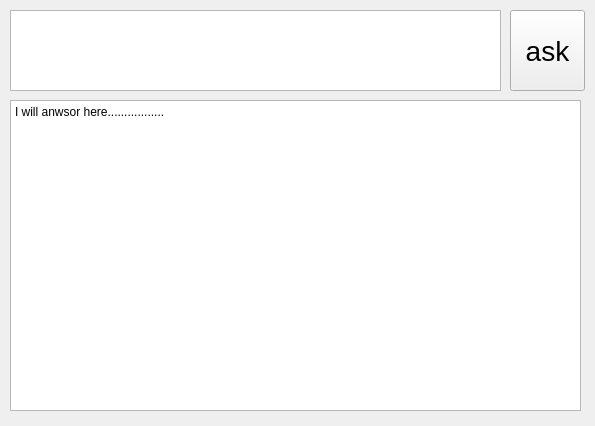
<?xml version="1.0" encoding="UTF-8"?>
<ui version="4.0">
 <class>MainWindow</class>
 <widget class="QMainWindow" name="MainWindow">
  <property name="geometry">
   <rect>
    <x>0</x>
    <y>0</y>
    <width>595</width>
    <height>426</height>
   </rect>
  </property>
  <property name="windowTitle">
   <string>MainWindow</string>
  </property>
  <widget class="QWidget" name="centralWidget">
   <widget class="QPushButton" name="pushButton">
    <property name="geometry">
     <rect>
      <x>510</x>
      <y>10</y>
      <width>75</width>
      <height>81</height>
     </rect>
    </property>
    <property name="font">
     <font>
      <pointsize>21</pointsize>
      <weight>50</weight>
      <bold>false</bold>
     </font>
    </property>
    <property name="text">
     <string>ask</string>
    </property>
   </widget>
   <widget class="QTextBrowser" name="textBrowser">
    <property name="geometry">
     <rect>
      <x>10</x>
      <y>10</y>
      <width>491</width>
      <height>81</height>
     </rect>
    </property>
    <property name="readOnly">
     <bool>false</bool>
    </property>
   </widget>
   <widget class="QTextBrowser" name="textBrowser_2">
    <property name="geometry">
     <rect>
      <x>10</x>
      <y>100</y>
      <width>571</width>
      <height>311</height>
     </rect>
    </property>
    <property name="html">
     <string>&lt;!DOCTYPE HTML PUBLIC &quot;-//W3C//DTD HTML 4.0//EN&quot; &quot;http://www.w3.org/TR/REC-html40/strict.dtd&quot;&gt;
&lt;html&gt;&lt;head&gt;&lt;meta name=&quot;qrichtext&quot; content=&quot;1&quot; /&gt;&lt;style type=&quot;text/css&quot;&gt;
p, li { white-space: pre-wrap; }
&lt;/style&gt;&lt;/head&gt;&lt;body style=&quot; font-family:'SimSun'; font-size:9pt; font-weight:400; font-style:normal;&quot;&gt;
&lt;p style=&quot; margin-top:0px; margin-bottom:0px; margin-left:0px; margin-right:0px; -qt-block-indent:0; text-indent:0px;&quot;&gt;I will anwsor here.................&lt;/p&gt;&lt;/body&gt;&lt;/html&gt;</string>
    </property>
   </widget>
  </widget>
 </widget>
 <resources/>
 <connections/>
</ui>
